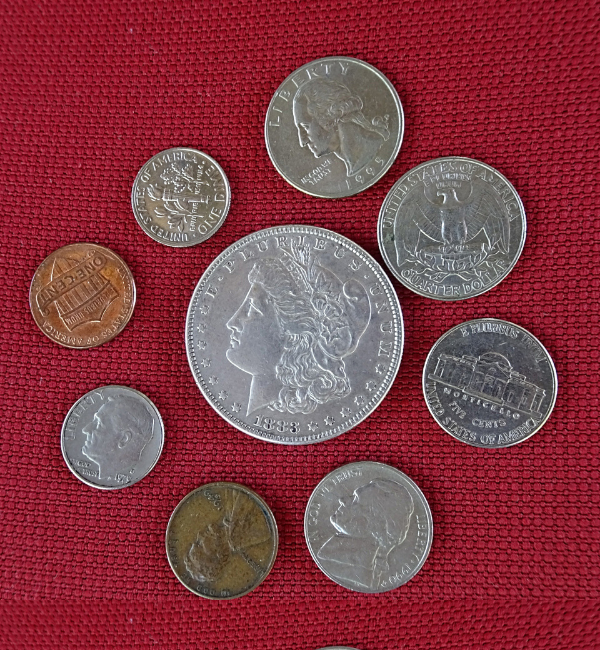
#> input picture workshop 4/CoinsA.png, 600 x 650 px
$ jupyter execute 'Coin Detection.ipynb'
#> lines starting #> are read from the running program, lines starting #| are printed output that depends on the picture; after the words box and inside, x2 and y2 are one past the last pixel; in counts of white or black regions, pixels touching at a corner belong together
[cell 1]
import cv2
import numpy as np
import matplotlib.pyplot as plt
import os

[cell 2]
image_path = "CoinsA.png"

[cell 3]
image = cv2.imread(image_path)
#> image is the input picture: shape (650, 600, 3); mean B, G, R 68.8, 59.3, 131.9
if image is None:
    raise FileNotFoundError(f"Image not found at {image_path}")

[cell 4]
gray = cv2.cvtColor(image, cv2.COLOR_BGR2GRAY)
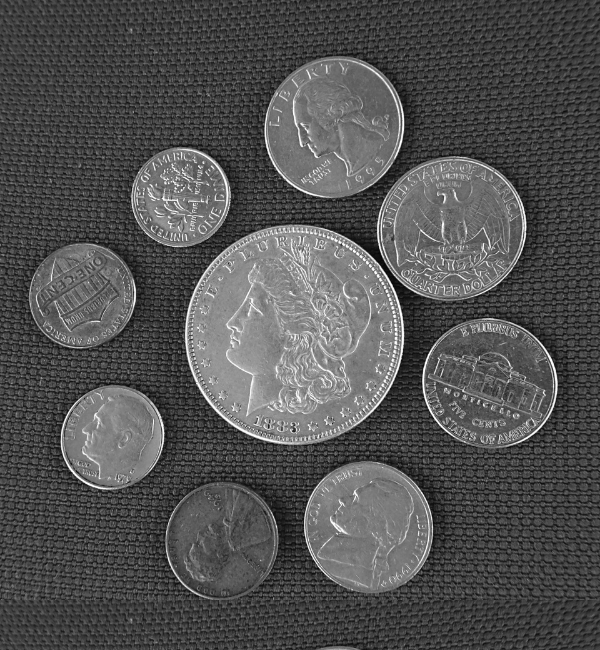
#> gray: shape (650, 600); min 5, max 254, mean 82.1

[cell 5]
blurred = cv2.GaussianBlur(gray, (11, 11), 0)
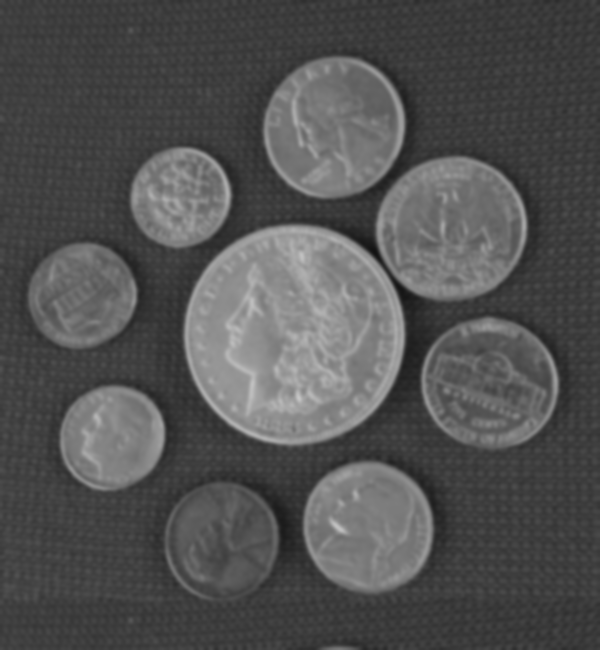
#> blurred: shape (650, 600); min 18, max 198, mean 82.1
edges = cv2.Canny(blurred, 30, 150)
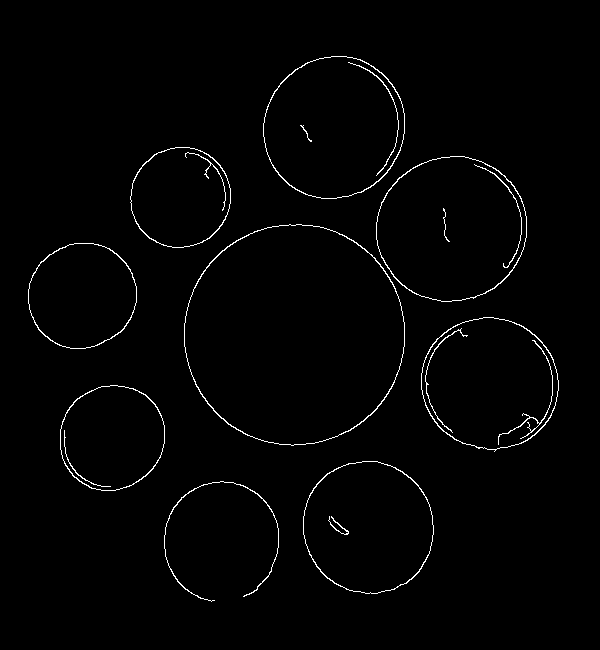
#> edges: shape (650, 600); 1.4% white in thin lines or dots, all inside (x1, y1, x2, y2) = (28, 56, 559, 602)

[cell 6]
contours, _ = cv2.findContours(edges.copy(), cv2.RETR_EXTERNAL, cv2.CHAIN_APPROX_SIMPLE)
#> contours = 9 contours; largest, box (x1, y1, x2, y2) and area: (184, 224, 405, 446) 38261, (376, 156, 527, 302) 17071, (263, 56, 405, 199) 15746, (421, 317, 559, 452) 14148, (303, 461, 434, 594) 13539

[cell 7]
output = image.copy()

coin_count = 0
for contour in contours:
    # Filter out small contours (noise)
    area = cv2.contourArea(contour)
    if area < 300:
        continue

    # Draw contour
    ((x, y), radius) = cv2.minEnclosingCircle(contour)
    if radius > 15:
        coin_count += 1
        cv2.circle(output, (int(x), int(y)), int(radius), (0, 255, 0), 2)
        cv2.putText(output, f"{coin_count}", (int(x - 10), int(y + 10)),
                    cv2.FONT_HERSHEY_SIMPLEX, 0.6, (0, 0, 255), 2)
#> this loop made 9 passes
#> (area, x, y, radius) on passes 2 to 9: (13539, 367, 527.7, 67.72), (8675, 111.7, 437.4, 54.69), (14148, 489.4, 383, 69.47), (8947, 82.03, 296, 55.04), (38261, 294.1, 334.4, 111.3), (17071, 450.9, 227.2, 75.97), (7875, 179.7, 196.9, 51.35), (15746.5, 332.9, 126.8, 72.96)
#> area on pass 1: 85
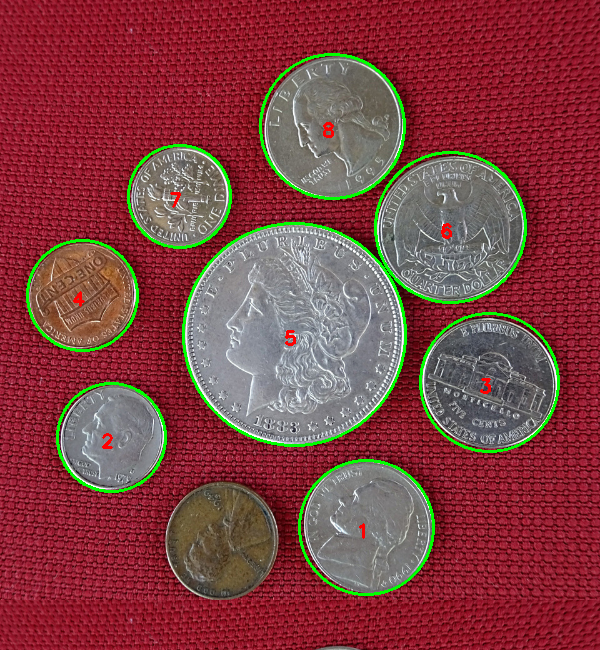
#> output: shape (650, 600, 3); 2.85% of pixels changed, all inside (x1, y1, x2, y2) = (26, 53, 560, 596)
#> after the loop, coin_count = 8

print(f"Total coins detected: {coin_count}")
#| Total coins detected: 8

[cell 8]
plt.figure(figsize=(12, 6))
plt.subplot(1, 2, 1)
plt.title("Original Image")
plt.imshow(cv2.cvtColor(image, cv2.COLOR_BGR2RGB))
plt.axis("off")
plt.subplot(1, 2, 2)
plt.title(f"Detected Coins: {coin_count}")
plt.imshow(cv2.cvtColor(output, cv2.COLOR_BGR2RGB))
plt.axis("off")

plt.show()
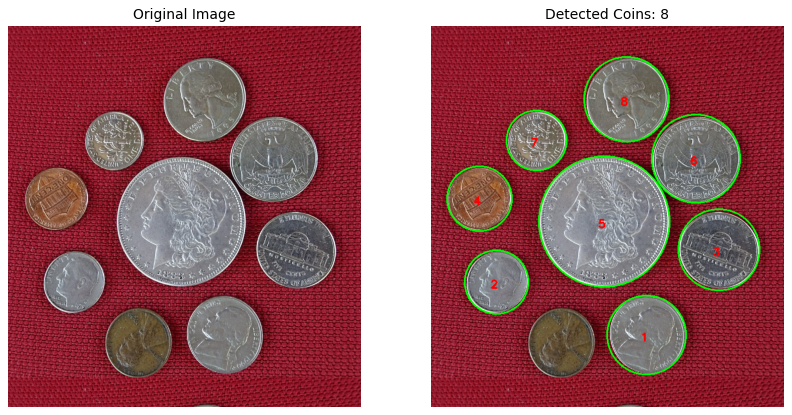
#> figure drawn by matplotlib, 2 panels

[cell 9]
fig, axs = plt.subplots(1, 5, figsize=(20, 6))

axs[0].imshow(cv2.cvtColor(image, cv2.COLOR_BGR2RGB))
axs[0].set_title("Original Image")
axs[0].axis("off")

axs[1].imshow(gray, cmap='gray')
axs[1].set_title("Grayscale Image")
axs[1].axis("off")

axs[2].imshow(blurred, cmap='gray')
axs[2].set_title("Blurred Image")
axs[2].axis("off")

axs[3].imshow(edges, cmap='gray')
axs[3].set_title("Edge Detection (Canny)")
axs[3].axis("off")

axs[4].imshow(cv2.cvtColor(output, cv2.COLOR_BGR2RGB))
axs[4].set_title(f"Detected Coins: {coin_count}")
axs[4].axis("off")

plt.tight_layout()
plt.show()
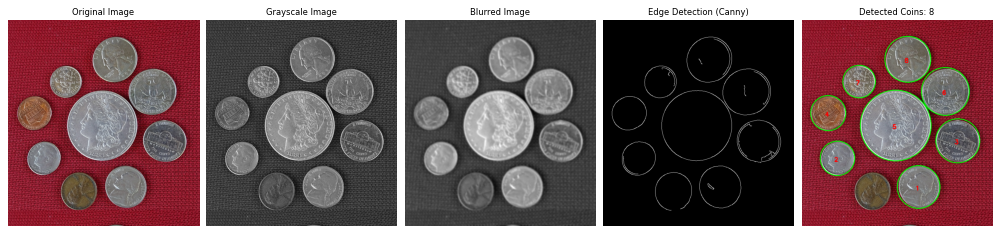
#> figure drawn by matplotlib, 5 panels
